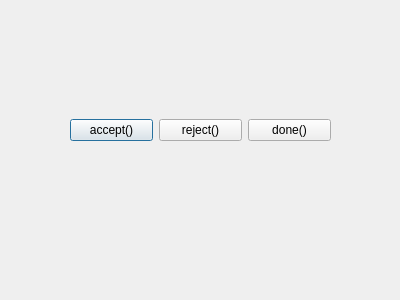
<?xml version="1.0" encoding="UTF-8"?>
<ui version="4.0">
 <class>MyDialog</class>
 <widget class="QDialog" name="MyDialog">
  <property name="geometry">
   <rect>
    <x>0</x>
    <y>0</y>
    <width>400</width>
    <height>300</height>
   </rect>
  </property>
  <property name="windowTitle">
   <string>Dialog</string>
  </property>
  <widget class="QWidget" name="">
   <property name="geometry">
    <rect>
     <x>70</x>
     <y>100</y>
     <width>261</width>
     <height>61</height>
    </rect>
   </property>
   <layout class="QHBoxLayout" name="horizontalLayout">
    <item>
     <widget class="QPushButton" name="btnAccept">
      <property name="text">
       <string>accept()</string>
      </property>
     </widget>
    </item>
    <item>
     <widget class="QPushButton" name="btnReject">
      <property name="text">
       <string>reject()</string>
      </property>
     </widget>
    </item>
    <item>
     <widget class="QPushButton" name="btnDone">
      <property name="text">
       <string>done()</string>
      </property>
     </widget>
    </item>
   </layout>
  </widget>
 </widget>
 <resources/>
 <connections/>
</ui>
